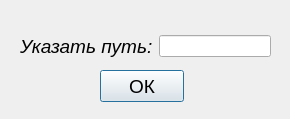
<?xml version="1.0" encoding="UTF-8"?>
<ui version="4.0">
 <class>changeSourceCSV</class>
 <widget class="QDialog" name="changeSourceCSV">
  <property name="geometry">
   <rect>
    <x>0</x>
    <y>0</y>
    <width>290</width>
    <height>119</height>
   </rect>
  </property>
  <property name="windowTitle">
   <string>Dialog</string>
  </property>
  <widget class="QPushButton" name="pushButton">
   <property name="geometry">
    <rect>
     <x>100</x>
     <y>70</y>
     <width>84</width>
     <height>32</height>
    </rect>
   </property>
   <property name="font">
    <font>
     <pointsize>14</pointsize>
    </font>
   </property>
   <property name="text">
    <string>ОК</string>
   </property>
  </widget>
  <widget class="QWidget" name="">
   <property name="geometry">
    <rect>
     <x>20</x>
     <y>30</y>
     <width>251</width>
     <height>32</height>
    </rect>
   </property>
   <layout class="QHBoxLayout" name="horizontalLayout">
    <item>
     <widget class="QLabel" name="label">
      <property name="font">
       <font>
        <pointsize>14</pointsize>
        <italic>true</italic>
       </font>
      </property>
      <property name="text">
       <string>Указать путь:</string>
      </property>
     </widget>
    </item>
    <item>
     <widget class="QLineEdit" name="userPath"/>
    </item>
   </layout>
  </widget>
 </widget>
 <resources/>
 <connections/>
</ui>
